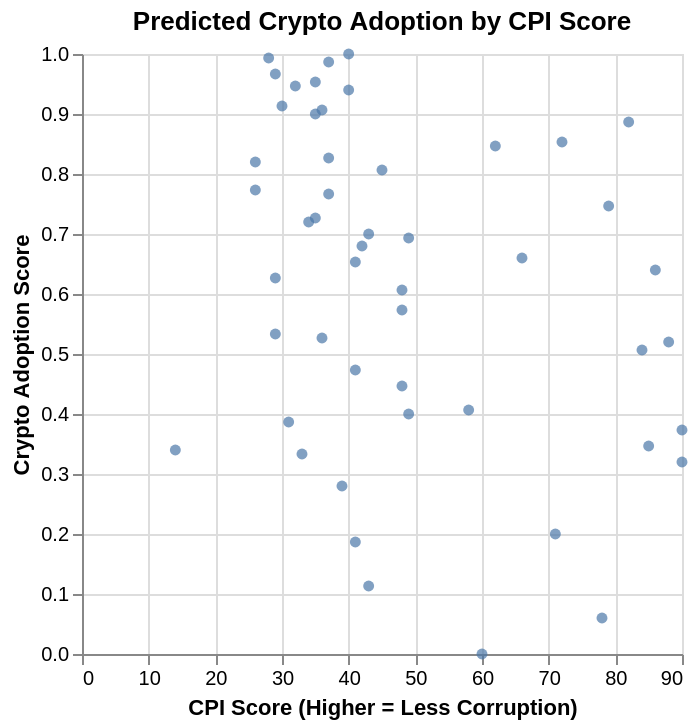

Here is the notebook cell this chart was saved with:
### Markdown cell above
Plotting actual vs predicted adoption scores for the extended model:

### Code cell
import pandas as pd
import altair as alt

# Predict using actual data
model_data_ext["predicted"] = model_ext.predict(
    model_data_ext.loc[:, [
        "avg_inflation",
        "avg_gdp",
        "bank_access",
        "currency_dep",
        "corruption_index"
    ]]
)

# Scatter plot
plot2 = alt.Chart(model_data_ext).mark_circle().encode(
    x=alt.X("corruption_index", title="CPI Score (Higher = Less Corruption)"),
    y=alt.Y("adoption_score", title="Crypto Adoption Score")
).properties(
    title="Predicted Crypto Adoption by CPI Score"
)
plot2

### Figure 1 — Vega-Lite specification as saved in the notebook (floating-point values rounded to 4 significant figures)
{"config": {"view": {"continuousWidth": 300, "continuousHeight": 300}}, "data": {"name": "data-af01fba0eec81b4247890359aab79509"}, "mark": {"type": "circle"}, "encoding": {"x": {"field": "corruption_index", "title": "CPI Score (Higher = Less Corruption)", "type": "quantitative"}, "y": {"field": "adoption_score", "title": "Crypto Adoption Score", "type": "quantitative"}}, "title": "Predicted Crypto Adoption by CPI Score", "$schema": "https://vega.github.io/schema/vega-lite/v6.1.0.json", "datasets": {"data-af01fba0eec81b4247890359aab79509": [{"adoption_score": 0.28, "avg_inflation": 4.566, "avg_gdp": 9622.0, "bank_access": 46.07, "currency_dep": -0.1926, "corruption_index": 39.0, "predicted": 0.5613}, {"adoption_score": 0.9067, "avg_inflation": 141.9, "avg_gdp": 14060.0, "bank_access": 81.74, "currency_dep": 260.6, "corruption_index": 36.0, "predicted": 0.9148}, {"adoption_score": 0.7467, "avg_inflation": 5.118, "avg_gdp": 64940.0, "bank_access": 98.01, "currency_dep": 0.5969, "corruption_index": 79.0, "predicted": 0.476}, {"adoption_score": 0.7733, "avg_inflation": 9.349, "avg_gdp": 2620.0, "bank_access": 43.28, "currency_dep": 0.5502, "corruption_index": 26.0, "predicted": 0.6358}, {"adoption_score": 0.6533, "avg_inflation": 9.072, "avg_gdp": 15820.0, "bank_access": 84.72, "currency_dep": 0.1332, "corruption_index": 41.0, "predicted": 0.6979}, {"adoption_score": 0.1133, "avg_inflation": 1.54, "avg_gdp": 29800.0, "bank_access": 82.32, "currency_dep": 0.006004, "corruption_index": 43.0, "predicted": 0.5988}, {"adoption_score": 0.3333, "avg_inflation": 3.141, "avg_gdp": 4305.0, "bank_access": 56.85, "currency_dep": 0.001314, "corruption_index": 33.0, "predicted": 0.62}, {"adoption_score": 0.94, "avg_inflation": 6.08, "avg_gdp": 9990.0, "bank_access": 86.38, "currency_dep": 1.727, "corruption_index": 40.0, "predicted": 0.6996}, {"adoption_score": 0.0, "avg_inflation": 6.517, "avg_gdp": 7950.0, "bank_access": 61.44, "currency_dep": 0.75, "corruption_index": 60.0, "predicted": 0.5691}, {"adoption_score": 0.8867, "avg_inflation": 4.354, "avg_gdp": 54940.0, "bank_access": 98.4, "currency_dep": 0.3832, "corruption_index": 82.0, "predicted": 0.4919}, {"adoption_score": 0.64, "avg_inflation": 2.011, "avg_gdp": 99670.0, "bank_access": 98.41, "currency_dep": -0.1243, "corruption_index": 86.0, "predicted": 0.345}, {"adoption_score": 0.66, "avg_inflation": 7.841, "avg_gdp": 16390.0, "bank_access": 85.07, "currency_dep": 1.009, "corruption_index": 66.0, "predicted": 0.6173}, {"adoption_score": 0.7667, "avg_inflation": 9.507, "avg_gdp": 7200.0, "bank_access": 57.06, "currency_dep": 1.272, "corruption_index": 37.0, "predicted": 0.6385}, {"adoption_score": 0.4067, "avg_inflation": 2.796, "avg_gdp": 16390.0, "bank_access": 71.35, "currency_dep": 0.002642, "corruption_index": 58.0, "predicted": 0.5638}, {"adoption_score": 0.32, "avg_inflation": 4.125, "avg_gdp": 68950.0, "bank_access": 98.65, "currency_dep": 0.1353, "corruption_index": 90.0, "predicted": 0.4311}, {"adoption_score": 0.3867, "avg_inflation": 5.633, "avg_gdp": 10540.0, "bank_access": 64.78, "currency_dep": 0.5367, "corruption_index": 31.0, "predicted": 0.65}, {"adoption_score": 0.72, "avg_inflation": 7.545, "avg_gdp": 5361.0, "bank_access": 35.29, "currency_dep": 0.6669, "corruption_index": 34.0, "predicted": 0.567}, {"adoption_score": 0.7, "avg_inflation": 30.74, "avg_gdp": 2335.0, "bank_access": 81.24, "currency_dep": 4.463, "corruption_index": 43.0, "predicted": 0.8433}, {"adoption_score": 0.4, "avg_inflation": 7.231, "avg_gdp": 21570.0, "bank_access": 92.64, "currency_dep": 0.2345, "corruption_index": 49.0, "predicted": 0.6748}, {"adoption_score": 0.6067, "avg_inflation": 11.81, "avg_gdp": 21320.0, "bank_access": 86.96, "currency_dep": 0.5639, "corruption_index": 48.0, "predicted": 0.687}, {"adoption_score": 0.9867, "avg_inflation": 3.353, "avg_gdp": 4844.0, "bank_access": 56.33, "currency_dep": 0.6959, "corruption_index": 37.0, "predicted": 0.6051}, {"adoption_score": 1.0, "avg_inflation": 5.767, "avg_gdp": 2524.0, "bank_access": 89.02, "currency_dep": 0.5661, "corruption_index": 40.0, "predicted": 0.7298}, {"adoption_score": 0.06, "avg_inflation": 7.634, "avg_gdp": 81510.0, "bank_access": 99.85, "currency_dep": -0.04997, "corruption_index": 78.0, "predicted": 0.4572}, {"adoption_score": 0.4467, "avg_inflation": 2.624, "avg_gdp": 4472.0, "bank_access": 46.46, "currency_dep": 0.0005653, "corruption_index": 48.0, "predicted": 0.5386}, {"adoption_score": 0.8533, "avg_inflation": 2.835, "avg_gdp": 33460.0, "bank_access": 98.52, "currency_dep": 0.7153, "corruption_index": 72.0, "predicted": 0.5688}, {"adoption_score": 0.6267, "avg_inflation": 12.86, "avg_gdp": 12760.0, "bank_access": 87.05, "currency_dep": 1.99, "corruption_index": 29.0, "predicted": 0.7674}, {"adoption_score": 0.82, "avg_inflation": 6.607, "avg_gdp": 2062.0, "bank_access": 90.12, "currency_dep": 0.5298, "corruption_index": 26.0, "predicted": 0.7796}, {"adoption_score": 0.1867, "avg_inflation": 3.507, "avg_gdp": 35590.0, "bank_access": 74.46, "currency_dep": 0.08811, "corruption_index": 41.0, "predicted": 0.574}, {"adoption_score": 0.34, "avg_inflation": 3.003, "avg_gdp": 6194.0, "bank_access": 33.12, "currency_dep": 3.377, "corruption_index": 14.0, "predicted": 0.5784}, {"adoption_score": 0.5267, "avg_inflation": 21.94, "avg_gdp": 3886.0, "bank_access": 81.69, "currency_dep": 1.363, "corruption_index": 36.0, "predicted": 0.8124}, {"adoption_score": 0.8267, "avg_inflation": 4.578, "avg_gdp": 3810.0, "bank_access": 44.39, "currency_dep": 0.0738, "corruption_index": 37.0, "predicted": 0.5765}, {"adoption_score": 0.9133, "avg_inflation": 6.049, "avg_gdp": 13150.0, "bank_access": 53.03, "currency_dep": 0.453, "corruption_index": 30.0, "predicted": 0.6085}, {"adoption_score": 0.6933, "avg_inflation": 2.567, "avg_gdp": 11670.0, "bank_access": 88.69, "currency_dep": 0.3895, "corruption_index": 49.0, "predicted": 0.6587}, {"adoption_score": 0.9933, "avg_inflation": 25.58, "avg_gdp": 2041.0, "bank_access": 63.26, "currency_dep": 8.937, "corruption_index": 28.0, "predicted": 0.7818}, {"adoption_score": 0.3467, "avg_inflation": 4.809, "avg_gdp": 94520.0, "bank_access": 98.56, "currency_dep": 0.8315, "corruption_index": 85.0, "predicted": 0.3777}, {"adoption_score": 0.5333, "avg_inflation": 6.49, "avg_gdp": 1405.0, "bank_access": 59.99, "currency_dep": 0.5915, "corruption_index": 29.0, "predicted": 0.6695}, {"adoption_score": 0.3733, "avg_inflation": 5.276, "avg_gdp": 49130.0, "bank_access": 97.86, "currency_dep": 0.3901, "corruption_index": 90.0, "predicted": 0.4893}, {"adoption_score": 0.9467, "avg_inflation": 21.09, "avg_gdp": 1459.0, "bank_access": 27.3, "currency_dep": 1.974, "corruption_index": 32.0, "predicted": 0.6382}, {"adoption_score": 0.7267, "avg_inflation": 5.599, "avg_gdp": 7897.0, "bank_access": 59.31, "currency_dep": 0.432, "corruption_index": 35.0, "predicted": 0.6273}, {"adoption_score": 0.9533, "avg_inflation": 5.004, "avg_gdp": 3779.0, "bank_access": 50.18, "currency_dep": 0.3924, "corruption_index": 35.0, "predicted": 0.6039}, {"adoption_score": 0.8467, "avg_inflation": 9.914, "avg_gdp": 22050.0, "bank_access": 86.14, "currency_dep": 0.1819, "corruption_index": 62.0, "predicted": 0.6318}, {"adoption_score": 0.5733, "avg_inflation": 9.971, "avg_gdp": 17940.0, "bank_access": 71.34, "currency_dep": 0.2971, "corruption_index": 48.0, "predicted": 0.6321}, {"adoption_score": 0.5067, "avg_inflation": 4.451, "avg_gdp": 88800.0, "bank_access": 97.97, "currency_dep": 0.05259, "corruption_index": 84.0, "predicted": 0.3938}, {"adoption_score": 0.68, "avg_inflation": 9.675, "avg_gdp": 12000.0, "bank_access": 83.25, "currency_dep": 0.1823, "corruption_index": 42.0, "predicted": 0.7042}, {"adoption_score": 0.52, "avg_inflation": 6.585, "avg_gdp": 55630.0, "bank_access": 98.57, "currency_dep": 0.4898, "corruption_index": 88.0, "predicted": 0.4875}, {"adoption_score": 0.9, "avg_inflation": 2.744, "avg_gdp": 7150.0, "bank_access": 91.82, "currency_dep": 0.0569, "corruption_index": 35.0, "predicted": 0.723}, {"adoption_score": 0.4733, "avg_inflation": 8.281, "avg_gdp": 3947.0, "bank_access": 37.84, "currency_dep": 0.8571, "corruption_index": 41.0, "predicted": 0.564}, {"adoption_score": 0.9667, "avg_inflation": 13.18, "avg_gdp": 4910.0, "bank_access": 87.58, "currency_dep": 4.276, "corruption_index": 29.0, "predicted": 0.7871}, {"adoption_score": 0.2, "avg_inflation": 6.608, "avg_gdp": 22580.0, "bank_access": 73.75, "currency_dep": 1.163, "corruption_index": 71.0, "predicted": 0.5396}, {"adoption_score": 0.8067, "avg_inflation": 5.825, "avg_gdp": 6279.0, "bank_access": 81.13, "currency_dep": 1.109, "corruption_index": 45.0, "predicted": 0.6777}]}}
